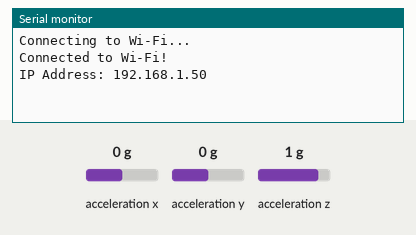
Bench run of a program on a simulated Arduino Nano 33 IoT. Shown: the last lines printed to the serial monitor. The inputs (shaded band) are chosen by the test bench; at power-on: acceleration x 0 g, acceleration y 0 g, acceleration z 1 g. WiFi joins after 1.5 s; servers stay silent unless stated.

Above: at 2.7 s.
2.8 s: acceleration x set to -1.4 g
At 4.2 s:
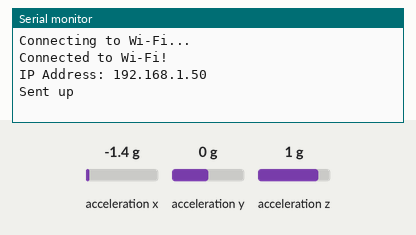
4.5 s: acceleration x set to 0 g
At 5.1 s:
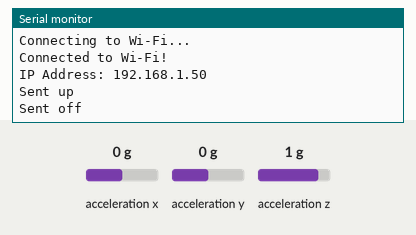
6.2 s: acceleration y set to -1.4 g
At 7.2 s:
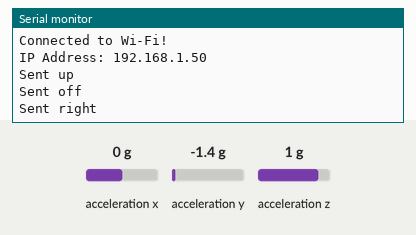
7.9 s: acceleration y set to 0.8 g
At 9.2 s:
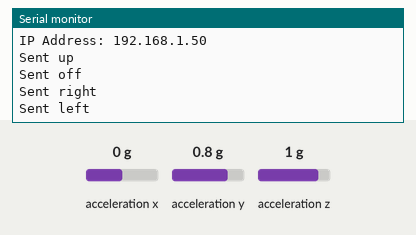
9.6 s: acceleration x set to 0.8 g
At 10.7 s:
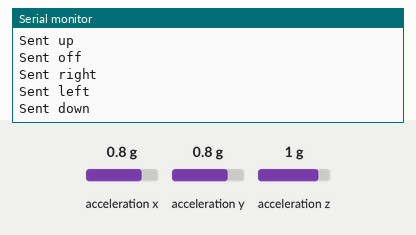

The program:

main.cpp
```cpp
#include <WiFiNINA.h>
#include <Arduino_LSM6DS3.h>

// Wi-Fi Configuration
const char *ssid = "ESP32S3_AP";      // Replace with your ESP32-S3 AP SSID
const char *password = "123456789";   // Replace with your ESP32-S3 AP password
const char *serverIP = "192.168.4.1"; // Replace with the ESP32-S3's IP address

WiFiClient client;

// Function Prototypes
void connectToWiFi();
void sendCommand(const char *command);
void handleIMUData();

const char *lastSentCommand = "off";
volatile bool isSending = false; // Mutex-like variable to prevent race conditions

void setup()
{
  Serial.begin(115200);

  // Initialize the accelerometer
  if (!IMU.begin())
  {
    Serial.println("Failed to initialize IMU!");
    while (1)
      ; // Halt execution if IMU initialization fails
  }

  // Connect to Wi-Fi
  connectToWiFi();
}

void loop()
{
  handleIMUData();
}

void connectToWiFi()
{
  Serial.print("Connecting to Wi-Fi...");
  WiFi.begin(ssid, password);

  int retryCount = 0;
  while (WiFi.status() != WL_CONNECTED && retryCount < 3)
  {
    Serial.print(".");
    delay(1000);
    retryCount++;
  }

  if (WiFi.status() == WL_CONNECTED)
  {
    Serial.println("\nConnected to Wi-Fi!");
    Serial.print("IP Address: ");
    Serial.println(WiFi.localIP());
  }
  else
  {
    Serial.println("\nFailed to connect to Wi-Fi. Restarting...");
    NVIC_SystemReset(); // Restart the device if Wi-Fi connection fails
  }
}

void handleIMUData()
{
  float x, y, z;

  while (IMU.accelerationAvailable())
  {
    IMU.readAcceleration(x, y, z);

    // Determine the tilt direction
    const char *command = "off"; // Default command
    if (x < -0.35)
    {
      command = "up";
    }
    else if (x > 0.35)
    {
      command = "down";
    }
    else if (y < -0.35)
    {
      command = "right";
    }
    else if (y > 0.35)
    {
      command = "left";
    }

    if (lastSentCommand != command)
    {
      // Send the command to the ESP32-S3
      sendCommand(command);
      lastSentCommand = command;
    }
    delay(50);
  }
}

void sendCommand(const char *command)
{
  // Check if another command is being sent
  if (isSending)
  {
    Serial.println("Command sending in progress. Skipping...");
    return;
  }

  isSending = true; // Lock the mutex

  if (client.connect(serverIP, 80))
  {
    client.setTimeout(100);
    // Send an HTTP GET request
    client.println(command);
    client.stop(); // Close the connection
    Serial.println("Sent " + String(command));
  }
  else
  {
    Serial.println("Failed to connect to ESP32-S3!");
  }

  isSending = false; // Unlock the mutex
}
```

Measured:
- after the input at 2.8 s, the serial monitor: prints a new line after 0.24 s (image 1)
- after the input at 4.5 s, the serial monitor: prints a new line after 0.23 s (image 2)
- after the input at 6.2 s, the serial monitor: prints a new line after 0.21 s (image 3)
- after the input at 7.9 s, the serial monitor: prints a new line after 0.20 s (image 4)
- after the input at 9.6 s, the serial monitor: prints a new line after 0.24 s (image 5)
